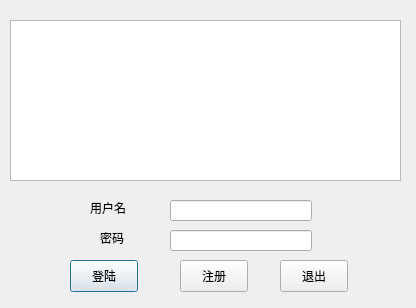
<?xml version="1.0" encoding="UTF-8"?>
<ui version="4.0">
 <class>LoginDialog</class>
 <widget class="QDialog" name="LoginDialog">
  <property name="geometry">
   <rect>
    <x>0</x>
    <y>0</y>
    <width>416</width>
    <height>308</height>
   </rect>
  </property>
  <property name="windowTitle">
   <string>Dialog</string>
  </property>
  <property name="styleSheet">
   <string notr="true"/>
  </property>
  <widget class="QPushButton" name="loginBtn">
   <property name="geometry">
    <rect>
     <x>70</x>
     <y>260</y>
     <width>68</width>
     <height>32</height>
    </rect>
   </property>
   <property name="text">
    <string>登陆</string>
   </property>
  </widget>
  <widget class="QPushButton" name="regBtn">
   <property name="geometry">
    <rect>
     <x>180</x>
     <y>260</y>
     <width>68</width>
     <height>32</height>
    </rect>
   </property>
   <property name="text">
    <string>注册</string>
   </property>
  </widget>
  <widget class="QLineEdit" name="logIdLE">
   <property name="geometry">
    <rect>
     <x>170</x>
     <y>200</y>
     <width>142</width>
     <height>21</height>
    </rect>
   </property>
  </widget>
  <widget class="QLineEdit" name="logPwdLE">
   <property name="geometry">
    <rect>
     <x>170</x>
     <y>230</y>
     <width>142</width>
     <height>21</height>
    </rect>
   </property>
  </widget>
  <widget class="QLabel" name="label">
   <property name="geometry">
    <rect>
     <x>90</x>
     <y>200</y>
     <width>39</width>
     <height>16</height>
    </rect>
   </property>
   <property name="text">
    <string>用户名</string>
   </property>
  </widget>
  <widget class="QLabel" name="label_2">
   <property name="geometry">
    <rect>
     <x>100</x>
     <y>230</y>
     <width>26</width>
     <height>16</height>
    </rect>
   </property>
   <property name="text">
    <string>密码</string>
   </property>
  </widget>
  <widget class="QTextBrowser" name="textBrowser">
   <property name="geometry">
    <rect>
     <x>10</x>
     <y>20</y>
     <width>391</width>
     <height>161</height>
    </rect>
   </property>
   <property name="html">
    <string>&lt;!DOCTYPE HTML PUBLIC &quot;-//W3C//DTD HTML 4.0//EN&quot; &quot;http://www.w3.org/TR/REC-html40/strict.dtd&quot;&gt;
&lt;html&gt;&lt;head&gt;&lt;meta name=&quot;qrichtext&quot; content=&quot;1&quot; /&gt;&lt;style type=&quot;text/css&quot;&gt;
p, li { white-space: pre-wrap; }
&lt;/style&gt;&lt;/head&gt;&lt;body style=&quot; font-family:'.SF NS Text'; font-size:13pt; font-weight:400; font-style:normal;&quot;&gt;
&lt;p style=&quot; margin-top:0px; margin-bottom:0px; margin-left:0px; margin-right:0px; -qt-block-indent:0; text-indent:0px;&quot;&gt;&lt;img src=&quot;:/new/prefix1/22.png&quot; /&gt;&lt;/p&gt;&lt;/body&gt;&lt;/html&gt;</string>
   </property>
  </widget>
  <widget class="QPushButton" name="exitBtn">
   <property name="geometry">
    <rect>
     <x>280</x>
     <y>260</y>
     <width>68</width>
     <height>32</height>
    </rect>
   </property>
   <property name="text">
    <string>退出</string>
   </property>
  </widget>
 </widget>
 <resources/>
 <connections/>
</ui>
